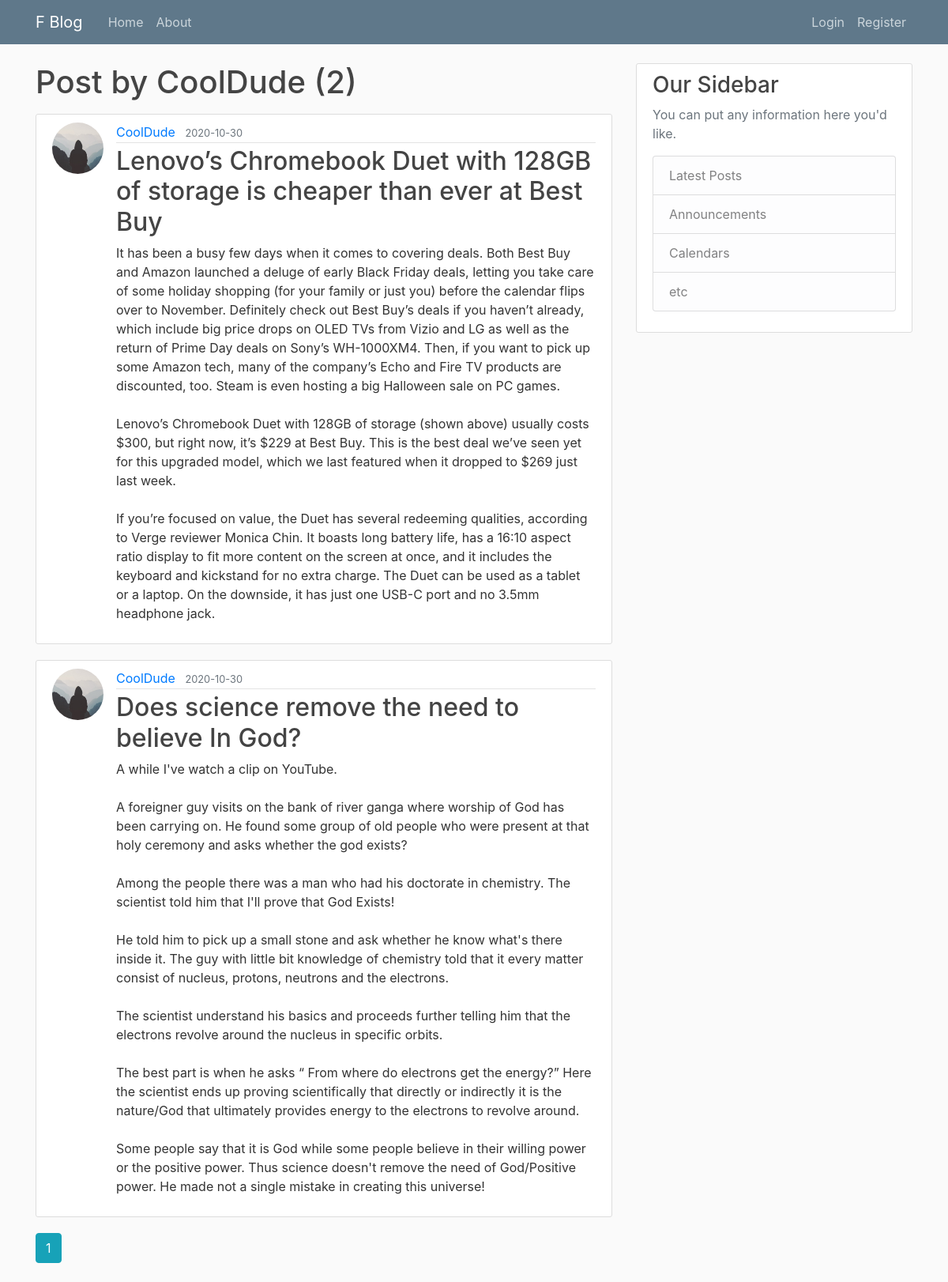
The app's page /user/CoolDude with its own data.
### blog/models.py (models this page shows, shortened)
class User(db.Model, UserMixin):
    id = db.Column(db.Integer, primary_key=True)
    username = db.Column(db.String(20), unique=True, nullable=False)
    email = db.Column(db.String(120), unique=True, nullable=False)
    image_file = db.Column(db.String(20), nullable=False, default='default.jpg')
    password = db.Column(db.String(60), nullable=False)
    posts = db.relationship('Post', backref='author', lazy=True)

class Post(db.Model):
    id = db.Column(db.Integer, primary_key=True)
    title = db.Column(db.String(100), nullable=False)
    date_posted = db.Column(db.DateTime, nullable=False, default=datetime.utcnow)
    content = db.Column(db.Text, nullable=False)
    user_id = db.Column(db.Integer, db.ForeignKey('user.id'), nullable=False)

### blog/users/routes.py (the view)
@users.route('/user/<string:username>')
def user_posts(username):
    page = request.args.get('page', 1, type=int)
    user = User.query.filter_by(username=username).first_or_404()
    posts = Post.query.filter_by(author=user).order_by(Post.date_posted.desc()).paginate(page=page, per_page=2)
    return render_template('user_posts.html', posts=posts, user=user)

### blog/templates/user_posts.html
{% extends "layout.html" %}
{% block content %}
    <h1 class="mb-3">Post by {{ user.username }} ({{ posts.total }})</h1>
    {% for post in posts.items %}
        <article class="media content-section">
          <img class="rounded-circle article-img" src="{{ url_for('static', filename='profile_pics/' + post.author.image_file) }}">
          <div class="media-body">
            <div class="article-metadata">
              <a class="mr-2" href="{{ url_for('users.user_posts', username=post.author.username) }}">{{ post.author.username }}</a>
              <small class="text-muted">{{ post.date_posted.strftime('%Y-%m-%d') }}</small>
            </div>
            <h2><a class="article-title" href="{{ url_for('posts.post', post_id=post.id) }}">{{ post.title }}</a></h2>
            <p class="article-content">{{ post.content }}</p>
          </div>
        </article>
    {% endfor %}
    {% for page_num in posts.iter_pages(left_edge=1, right_edge=1, left_current=1, right_current=2) %}
        {% if page_num %}
          {% if posts.page == page_num %}
            <a class="btn btn-info mb-4" href="{{ url_for('users.user_posts', username=user.username, page=page_num) }}">{{ page_num }}</a>
          {% else %}
            <a class="btn btn-outline-info mb-4" href="{{ url_for('users.user_posts', username=user.username, page=page_num) }}">{{ page_num }}</a>
          {% endif %}
        {% else %}
          ...
        {% endif %}
    {% endfor %}
{% endblock content %}

### blog/static/main.css (style rules this page uses)
body { background: #fafafa; color: #333333; margin-top: 5rem; }
h1, h2, h3, h4, h5, h6 { color: #444444; }
.content-section { background: #ffffff; padding: 10px 20px; border: 1px solid #dddddd; border-radius: 3px; margin-bottom: 20px; }
.article-title { color: #444444; }
.article-content { white-space: pre-line; }
.article-img { height: 65px; width: 65px; margin-right: 16px; }
.article-metadata { padding-bottom: 1px; margin-bottom: 4px; border-bottom: 1px solid #e3e3e3 }

### records on screen
User: username "CoolDude"
Post: image_file (placeholder picture), author.username "CoolDude", date_posted "2020-10-30", title "Lenovo’s Chromebook Duet with 128GB of storage is cheaper than ever at Best Buy", content "It has been a busy few days when it comes to covering deals. Both Best Buy and Amazon launched a deluge of early Black Friday deals, letting you take care of some holiday shopping (for your family or just you) before the calendar flips over to November. Definitely check out Best Buy’s deals if you haven’t already, which include big price drops on OLED TVs from Vizio and LG as well as the return of Prime Day deals on Sony’s WH-1000XM4. Then, if you want to pick up some Amazon tech, many of the company’s Echo and Fire TV products are discounted, too. Steam is even hosting a big Halloween sale on PC games. Lenovo’s Chromebook Duet with 128GB of storage (shown above) usually costs $300, but…"
Post: image_file (placeholder picture), author.username "CoolDude", date_posted "2020-10-30", title "Does science remove the need to believe In God?", content "A while I've watch a clip on YouTube. A foreigner guy visits on the bank of river ganga where worship of God has been carrying on. He found some group of old people who were present at that holy ceremony and asks whether the god exists? Among the people there was a man who had his doctorate in chemistry. The scientist told him that I'll prove that God Exists! He told him to pick up a small stone and ask whether he know what's there inside it. The guy with little bit knowledge of chemistry told that it every matter consist of nucleus, protons, neutrons and the electrons. The scientist understand his basics and proceeds further telling him that the electrons revolve around the nucleus in…"

### other values on screen
{{ posts.total }} "2"
{{ page_num }} "1"
